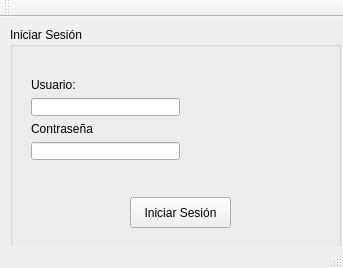
<?xml version="1.0" encoding="UTF-8"?>
<ui version="4.0">
 <class>MainWindow</class>
 <widget class="QMainWindow" name="MainWindow">
  <property name="windowModality">
   <enum>Qt::NonModal</enum>
  </property>
  <property name="geometry">
   <rect>
    <x>0</x>
    <y>0</y>
    <width>343</width>
    <height>268</height>
   </rect>
  </property>
  <property name="maximumSize">
   <size>
    <width>343</width>
    <height>268</height>
   </size>
  </property>
  <property name="windowTitle">
   <string>Acceso al Sistema</string>
  </property>
  <property name="windowOpacity">
   <double>1.000000000000000</double>
  </property>
  <widget class="QWidget" name="centralWidget">
   <widget class="QGroupBox" name="groupBox">
    <property name="geometry">
     <rect>
      <x>10</x>
      <y>10</y>
      <width>331</width>
      <height>221</height>
     </rect>
    </property>
    <property name="title">
     <string>Iniciar Sesión</string>
    </property>
    <widget class="QPushButton" name="submit">
     <property name="geometry">
      <rect>
       <x>120</x>
       <y>170</y>
       <width>101</width>
       <height>31</height>
      </rect>
     </property>
     <property name="text">
      <string>Iniciar Sesión</string>
     </property>
     <property name="shortcut">
      <string>Return</string>
     </property>
    </widget>
    <widget class="QWidget" name="">
     <property name="geometry">
      <rect>
       <x>10</x>
       <y>40</y>
       <width>171</width>
       <height>104</height>
      </rect>
     </property>
     <layout class="QVBoxLayout" name="verticalLayout">
      <item>
       <layout class="QVBoxLayout" name="verticalLayout_2">
        <item>
         <widget class="QLabel" name="user_label">
          <property name="text">
           <string>Usuario:</string>
          </property>
         </widget>
        </item>
        <item>
         <widget class="QLineEdit" name="user"/>
        </item>
       </layout>
      </item>
      <item>
       <layout class="QVBoxLayout" name="verticalLayout_3">
        <item>
         <widget class="QLabel" name="password_label">
          <property name="text">
           <string>Contraseña</string>
          </property>
         </widget>
        </item>
        <item>
         <widget class="QLineEdit" name="password">
          <property name="inputMethodHints">
           <set>Qt::ImhHiddenText|Qt::ImhNoAutoUppercase|Qt::ImhNoPredictiveText|Qt::ImhSensitiveData</set>
          </property>
          <property name="echoMode">
           <enum>QLineEdit::Password</enum>
          </property>
         </widget>
        </item>
       </layout>
      </item>
     </layout>
    </widget>
    <widget class="QLabel" name="imagen_login">
     <property name="geometry">
      <rect>
       <x>190</x>
       <y>20</y>
       <width>131</width>
       <height>131</height>
      </rect>
     </property>
     <property name="text">
      <string/>
     </property>
    </widget>
    <zorder>imagen_login</zorder>
    <zorder></zorder>
    <zorder>submit</zorder>
   </widget>
   <zorder>groupBox</zorder>
   <zorder>layoutWidget</zorder>
   <zorder>layoutWidget</zorder>
  </widget>
  <widget class="QMenuBar" name="menuBar">
   <property name="geometry">
    <rect>
     <x>0</x>
     <y>0</y>
     <width>343</width>
     <height>21</height>
    </rect>
   </property>
  </widget>
  <widget class="QToolBar" name="mainToolBar">
   <attribute name="toolBarArea">
    <enum>TopToolBarArea</enum>
   </attribute>
   <attribute name="toolBarBreak">
    <bool>false</bool>
   </attribute>
  </widget>
  <widget class="QStatusBar" name="statusBar"/>
 </widget>
 <layoutdefault spacing="6" margin="11"/>
 <tabstops>
  <tabstop>user</tabstop>
  <tabstop>password</tabstop>
  <tabstop>submit</tabstop>
 </tabstops>
 <resources/>
 <connections/>
</ui>
